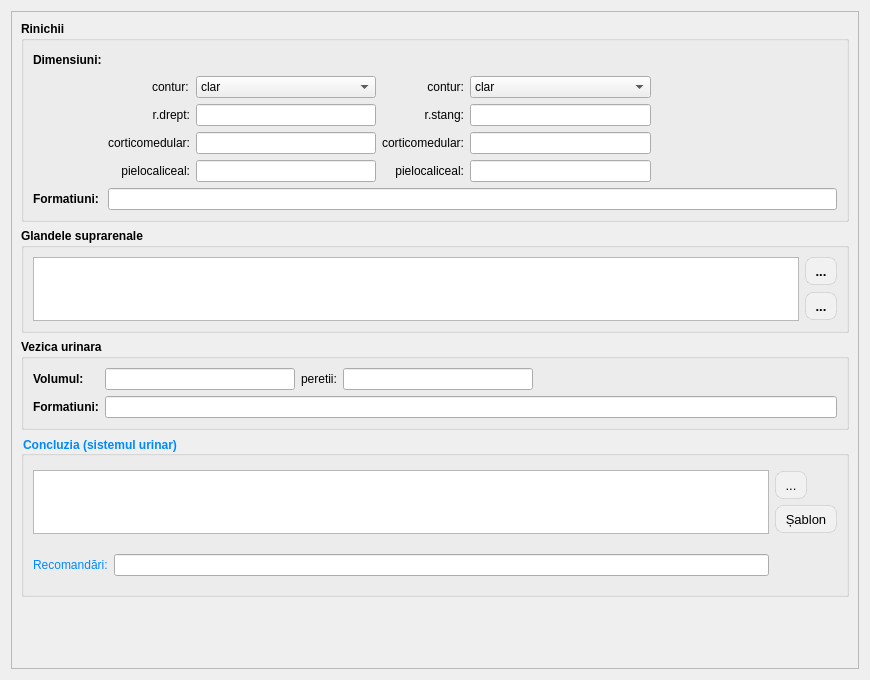
<?xml version="1.0" encoding="UTF-8"?>
<ui version="4.0">
 <class>ReportPageUrinarySystem</class>
 <widget class="QWidget" name="ReportPageUrinarySystem">
  <property name="geometry">
   <rect>
    <x>0</x>
    <y>0</y>
    <width>870</width>
    <height>680</height>
   </rect>
  </property>
  <property name="windowTitle">
   <string>Form</string>
  </property>
  <layout class="QGridLayout" name="gridLayout_9">
   <item row="0" column="0">
    <widget class="QScrollArea" name="scrollArea_urinary_system">
     <property name="widgetResizable">
      <bool>true</bool>
     </property>
     <widget class="QWidget" name="scrollAreaWidgetContents_urinary_system">
      <property name="geometry">
       <rect>
        <x>0</x>
        <y>0</y>
        <width>850</width>
        <height>660</height>
       </rect>
      </property>
      <layout class="QGridLayout" name="gridLayout_81">
       <item row="0" column="0">
        <widget class="QGroupBox" name="groupBox_6">
         <property name="sizePolicy">
          <sizepolicy hsizetype="Preferred" vsizetype="Fixed">
           <horstretch>0</horstretch>
           <verstretch>0</verstretch>
          </sizepolicy>
         </property>
         <property name="font">
          <font>
           <family>Segoe UI</family>
           <bold>true</bold>
          </font>
         </property>
         <property name="title">
          <string>Rinichii</string>
         </property>
         <layout class="QGridLayout" name="gridLayout_11">
          <item row="0" column="0">
           <widget class="QLabel" name="label_25">
            <property name="font">
             <font>
              <family>Segoe UI</family>
              <bold>true</bold>
              <underline>false</underline>
             </font>
            </property>
            <property name="text">
             <string>Dimensiuni:</string>
            </property>
           </widget>
          </item>
          <item row="3" column="6">
           <spacer name="horizontalSpacer_11">
            <property name="orientation">
             <enum>Qt::Orientation::Horizontal</enum>
            </property>
            <property name="sizeHint" stdset="0">
             <size>
              <width>154</width>
              <height>20</height>
             </size>
            </property>
           </spacer>
          </item>
          <item row="5" column="0">
           <widget class="QLabel" name="label_32">
            <property name="font">
             <font>
              <family>Segoe UI</family>
              <bold>true</bold>
              <underline>false</underline>
             </font>
            </property>
            <property name="text">
             <string>Formatiuni:</string>
            </property>
           </widget>
          </item>
          <item row="5" column="1" colspan="6">
           <widget class="LineEditCustom" name="kidney_formations">
            <property name="font">
             <font>
              <family>Segoe UI</family>
              <bold>false</bold>
             </font>
            </property>
           </widget>
          </item>
          <item row="2" column="3">
           <widget class="QLineEdit" name="kidney_right">
            <property name="font">
             <font>
              <family>Segoe UI</family>
              <bold>false</bold>
             </font>
            </property>
           </widget>
          </item>
          <item row="2" column="6">
           <spacer name="horizontalSpacer_9">
            <property name="orientation">
             <enum>Qt::Orientation::Horizontal</enum>
            </property>
            <property name="sizeHint" stdset="0">
             <size>
              <width>154</width>
              <height>20</height>
             </size>
            </property>
           </spacer>
          </item>
          <item row="2" column="4">
           <widget class="QLabel" name="label_27">
            <property name="font">
             <font>
              <family>Segoe UI</family>
              <bold>false</bold>
             </font>
            </property>
            <property name="text">
             <string>r.stang:</string>
            </property>
            <property name="alignment">
             <set>Qt::AlignmentFlag::AlignRight|Qt::AlignmentFlag::AlignTrailing|Qt::AlignmentFlag::AlignVCenter</set>
            </property>
           </widget>
          </item>
          <item row="4" column="3">
           <widget class="QLineEdit" name="kidney_pielocaliceal_right">
            <property name="font">
             <font>
              <family>Segoe UI</family>
              <bold>false</bold>
             </font>
            </property>
           </widget>
          </item>
          <item row="4" column="5">
           <widget class="QLineEdit" name="kidney_pielocaliceal_left">
            <property name="font">
             <font>
              <family>Segoe UI</family>
              <bold>false</bold>
             </font>
            </property>
           </widget>
          </item>
          <item row="4" column="0" colspan="3">
           <widget class="QLabel" name="label_30">
            <property name="sizePolicy">
             <sizepolicy hsizetype="Preferred" vsizetype="Maximum">
              <horstretch>0</horstretch>
              <verstretch>0</verstretch>
             </sizepolicy>
            </property>
            <property name="font">
             <font>
              <family>Segoe UI</family>
              <bold>false</bold>
             </font>
            </property>
            <property name="text">
             <string>pielocaliceal:</string>
            </property>
            <property name="alignment">
             <set>Qt::AlignmentFlag::AlignRight|Qt::AlignmentFlag::AlignTrailing|Qt::AlignmentFlag::AlignVCenter</set>
            </property>
           </widget>
          </item>
          <item row="3" column="4">
           <widget class="QLabel" name="label_29">
            <property name="font">
             <font>
              <family>Segoe UI</family>
              <bold>false</bold>
             </font>
            </property>
            <property name="text">
             <string>corticomedular:</string>
            </property>
            <property name="alignment">
             <set>Qt::AlignmentFlag::AlignRight|Qt::AlignmentFlag::AlignTrailing|Qt::AlignmentFlag::AlignVCenter</set>
            </property>
           </widget>
          </item>
          <item row="3" column="1" colspan="2">
           <widget class="QLabel" name="label_28">
            <property name="font">
             <font>
              <family>Segoe UI</family>
              <bold>false</bold>
             </font>
            </property>
            <property name="text">
             <string>corticomedular:</string>
            </property>
            <property name="alignment">
             <set>Qt::AlignmentFlag::AlignRight|Qt::AlignmentFlag::AlignTrailing|Qt::AlignmentFlag::AlignVCenter</set>
            </property>
           </widget>
          </item>
          <item row="4" column="4">
           <widget class="QLabel" name="label_31">
            <property name="font">
             <font>
              <family>Segoe UI</family>
              <bold>false</bold>
             </font>
            </property>
            <property name="text">
             <string>pielocaliceal:</string>
            </property>
            <property name="alignment">
             <set>Qt::AlignmentFlag::AlignRight|Qt::AlignmentFlag::AlignTrailing|Qt::AlignmentFlag::AlignVCenter</set>
            </property>
           </widget>
          </item>
          <item row="3" column="5">
           <widget class="QLineEdit" name="kidney_corticomed_left">
            <property name="font">
             <font>
              <family>Segoe UI</family>
              <bold>false</bold>
             </font>
            </property>
           </widget>
          </item>
          <item row="2" column="5">
           <widget class="QLineEdit" name="kidney_left">
            <property name="font">
             <font>
              <family>Segoe UI</family>
              <bold>false</bold>
             </font>
            </property>
           </widget>
          </item>
          <item row="0" column="2" colspan="5">
           <spacer name="horizontalSpacer_6">
            <property name="orientation">
             <enum>Qt::Orientation::Horizontal</enum>
            </property>
            <property name="sizeHint" stdset="0">
             <size>
              <width>614</width>
              <height>20</height>
             </size>
            </property>
           </spacer>
          </item>
          <item row="2" column="2">
           <widget class="QLabel" name="label_26">
            <property name="font">
             <font>
              <family>Segoe UI</family>
              <bold>false</bold>
             </font>
            </property>
            <property name="text">
             <string>r.drept:</string>
            </property>
            <property name="alignment">
             <set>Qt::AlignmentFlag::AlignRight|Qt::AlignmentFlag::AlignTrailing|Qt::AlignmentFlag::AlignVCenter</set>
            </property>
           </widget>
          </item>
          <item row="3" column="3">
           <widget class="QLineEdit" name="kidney_corticomed_right">
            <property name="font">
             <font>
              <family>Segoe UI</family>
              <bold>false</bold>
             </font>
            </property>
           </widget>
          </item>
          <item row="4" column="6">
           <spacer name="horizontalSpacer_13">
            <property name="orientation">
             <enum>Qt::Orientation::Horizontal</enum>
            </property>
            <property name="sizeHint" stdset="0">
             <size>
              <width>154</width>
              <height>20</height>
             </size>
            </property>
           </spacer>
          </item>
          <item row="1" column="2">
           <widget class="QLabel" name="label_154">
            <property name="font">
             <font>
              <family>Segoe UI</family>
              <bold>false</bold>
             </font>
            </property>
            <property name="text">
             <string>contur:</string>
            </property>
           </widget>
          </item>
          <item row="1" column="4">
           <widget class="QLabel" name="label_155">
            <property name="font">
             <font>
              <family>Segoe UI</family>
              <bold>false</bold>
             </font>
            </property>
            <property name="text">
             <string>contur:</string>
            </property>
            <property name="alignment">
             <set>Qt::AlignmentFlag::AlignRight|Qt::AlignmentFlag::AlignTrailing|Qt::AlignmentFlag::AlignVCenter</set>
            </property>
           </widget>
          </item>
          <item row="1" column="3">
           <widget class="QComboBox" name="kidney_contur_right">
            <property name="font">
             <font>
              <family>Segoe UI</family>
              <bold>false</bold>
             </font>
            </property>
            <item>
             <property name="text">
              <string>clar</string>
             </property>
            </item>
            <item>
             <property name="text">
              <string>sters</string>
             </property>
            </item>
            <item>
             <property name="text">
              <string>regulat</string>
             </property>
            </item>
            <item>
             <property name="text">
              <string>neregulat</string>
             </property>
            </item>
           </widget>
          </item>
          <item row="1" column="5">
           <widget class="QComboBox" name="kidney_contur_left">
            <property name="font">
             <font>
              <family>Segoe UI</family>
              <bold>false</bold>
             </font>
            </property>
            <item>
             <property name="text">
              <string>clar</string>
             </property>
            </item>
            <item>
             <property name="text">
              <string>sters</string>
             </property>
            </item>
            <item>
             <property name="text">
              <string>regulat</string>
             </property>
            </item>
            <item>
             <property name="text">
              <string>neregulat</string>
             </property>
            </item>
           </widget>
          </item>
         </layout>
        </widget>
       </item>
       <item row="1" column="0">
        <widget class="QGroupBox" name="groupBox_33">
         <property name="sizePolicy">
          <sizepolicy hsizetype="Preferred" vsizetype="Fixed">
           <horstretch>0</horstretch>
           <verstretch>0</verstretch>
          </sizepolicy>
         </property>
         <property name="font">
          <font>
           <family>Segoe UI</family>
           <bold>true</bold>
          </font>
         </property>
         <property name="title">
          <string>Glandele suprarenale</string>
         </property>
         <layout class="QGridLayout" name="gridLayout_14">
          <item row="0" column="1">
           <widget class="QToolButton" name="btnSelectTemplatesAdrenalGlands">
            <property name="styleSheet">
             <string notr="true">QToolButton
{
border: 1px solid rgba(0, 0, 0, 0.1);
border-radius: 8px;
background-color: #f1f1f1;
color: #000000;
font-size: 13px;
padding: 4px 4px;
}
QToolButton:hover
{
background-color: #e0e0e0;
}
QToolButton:pressed
{
background-color: #d0d0d0;
}</string>
            </property>
            <property name="text">
             <string>...</string>
            </property>
            <property name="icon">
             <iconset resource="../../resources/resource.qrc">
              <normaloff>:/img/actions/select.png</normaloff>:/img/actions/select.png</iconset>
            </property>
           </widget>
          </item>
          <item row="1" column="1">
           <widget class="QToolButton" name="btnAddTemplatesAdrenalGlands">
            <property name="styleSheet">
             <string notr="true">QToolButton
{
border: 1px solid rgba(0, 0, 0, 0.1);
border-radius: 8px;
background-color: #f1f1f1;
color: #000000;
font-size: 13px;
padding: 4px 4px;
}
QToolButton:hover
{
background-color: #e0e0e0;
}
QToolButton:pressed
{
background-color: #d0d0d0;
}</string>
            </property>
            <property name="text">
             <string>...</string>
            </property>
            <property name="icon">
             <iconset resource="../../resources/resource.qrc">
              <normaloff>:/img/toolBar/add.png</normaloff>:/img/toolBar/add.png</iconset>
            </property>
           </widget>
          </item>
          <item row="0" column="0" rowspan="2">
           <widget class="QPlainTextEdit" name="adrenalGlands">
            <property name="sizePolicy">
             <sizepolicy hsizetype="Expanding" vsizetype="Expanding">
              <horstretch>0</horstretch>
              <verstretch>0</verstretch>
             </sizepolicy>
            </property>
            <property name="maximumSize">
             <size>
              <width>16777215</width>
              <height>64</height>
             </size>
            </property>
            <property name="font">
             <font>
              <family>Segoe UI</family>
              <bold>false</bold>
             </font>
            </property>
           </widget>
          </item>
         </layout>
        </widget>
       </item>
       <item row="2" column="0">
        <widget class="QGroupBox" name="groupBox_7">
         <property name="sizePolicy">
          <sizepolicy hsizetype="Preferred" vsizetype="Fixed">
           <horstretch>0</horstretch>
           <verstretch>0</verstretch>
          </sizepolicy>
         </property>
         <property name="font">
          <font>
           <family>Segoe UI</family>
           <bold>true</bold>
          </font>
         </property>
         <property name="title">
          <string>Vezica urinara</string>
         </property>
         <layout class="QGridLayout" name="gridLayout_13">
          <item row="0" column="4">
           <spacer name="horizontalSpacer_8">
            <property name="orientation">
             <enum>Qt::Orientation::Horizontal</enum>
            </property>
            <property name="sizeHint" stdset="0">
             <size>
              <width>298</width>
              <height>20</height>
             </size>
            </property>
           </spacer>
          </item>
          <item row="1" column="1" colspan="4">
           <widget class="LineEditCustom" name="bladder_formations">
            <property name="font">
             <font>
              <family>Segoe UI</family>
              <bold>false</bold>
             </font>
            </property>
           </widget>
          </item>
          <item row="0" column="1">
           <widget class="QLineEdit" name="bladder_volum">
            <property name="font">
             <font>
              <family>Segoe UI</family>
              <bold>false</bold>
             </font>
            </property>
           </widget>
          </item>
          <item row="0" column="0">
           <widget class="QLabel" name="label_33">
            <property name="font">
             <font>
              <family>Segoe UI</family>
              <bold>true</bold>
             </font>
            </property>
            <property name="text">
             <string>Volumul:</string>
            </property>
            <property name="alignment">
             <set>Qt::AlignmentFlag::AlignLeading|Qt::AlignmentFlag::AlignLeft|Qt::AlignmentFlag::AlignVCenter</set>
            </property>
           </widget>
          </item>
          <item row="0" column="3">
           <widget class="QLineEdit" name="bladder_walls">
            <property name="font">
             <font>
              <family>Segoe UI</family>
              <bold>false</bold>
             </font>
            </property>
           </widget>
          </item>
          <item row="1" column="0">
           <widget class="QLabel" name="label_35">
            <property name="font">
             <font>
              <family>Segoe UI</family>
              <bold>true</bold>
             </font>
            </property>
            <property name="text">
             <string>Formatiuni:</string>
            </property>
           </widget>
          </item>
          <item row="0" column="2">
           <widget class="QLabel" name="label_34">
            <property name="font">
             <font>
              <family>Segoe UI</family>
              <bold>false</bold>
             </font>
            </property>
            <property name="text">
             <string>peretii:</string>
            </property>
           </widget>
          </item>
         </layout>
        </widget>
       </item>
       <item row="3" column="0">
        <widget class="QGroupBox" name="groupBox_17">
         <property name="sizePolicy">
          <sizepolicy hsizetype="Preferred" vsizetype="Fixed">
           <horstretch>0</horstretch>
           <verstretch>0</verstretch>
          </sizepolicy>
         </property>
         <property name="font">
          <font>
           <family>Cantarell</family>
           <bold>true</bold>
          </font>
         </property>
         <property name="styleSheet">
          <string notr="true">color: rgb(0, 137, 255);</string>
         </property>
         <property name="title">
          <string>Concluzia (sistemul urinar)</string>
         </property>
         <layout class="QGridLayout" name="gridLayout_25">
          <item row="4" column="0">
           <widget class="QLabel" name="label_136">
            <property name="text">
             <string>Recomandări:</string>
            </property>
           </widget>
          </item>
          <item row="0" column="0" rowspan="4" colspan="2">
           <widget class="QPlainTextEdit" name="urinary_system_concluzion">
            <property name="sizePolicy">
             <sizepolicy hsizetype="Expanding" vsizetype="Preferred">
              <horstretch>0</horstretch>
              <verstretch>0</verstretch>
             </sizepolicy>
            </property>
            <property name="maximumSize">
             <size>
              <width>16777215</width>
              <height>64</height>
             </size>
            </property>
            <property name="font">
             <font>
              <bold>false</bold>
             </font>
            </property>
           </widget>
          </item>
          <item row="4" column="1">
           <widget class="LineEditCustom" name="urinary_system_recommendation"/>
          </item>
          <item row="1" column="2">
           <widget class="QToolButton" name="btnSelectTemplatesConclusion">
            <property name="styleSheet">
             <string notr="true">QToolButton
{
border: 1px solid rgba(0, 0, 0, 0.1);
border-radius: 8px;
background-color: #f1f1f1;
color: #000000;
font-size: 13px;
padding: 4px 4px;
}
QToolButton:hover
{
background-color: #e0e0e0;
}
QToolButton:pressed
{
background-color: #d0d0d0;
}</string>
            </property>
            <property name="text">
             <string>...</string>
            </property>
            <property name="icon">
             <iconset resource="../../resources/resource.qrc">
              <normaloff>:/img/actions/select.png</normaloff>:/img/actions/select.png</iconset>
            </property>
           </widget>
          </item>
          <item row="4" column="2">
           <spacer name="verticalSpacer_4">
            <property name="orientation">
             <enum>Qt::Orientation::Vertical</enum>
            </property>
            <property name="sizeHint" stdset="0">
             <size>
              <width>20</width>
              <height>40</height>
             </size>
            </property>
           </spacer>
          </item>
          <item row="2" column="2">
           <widget class="QToolButton" name="btnAddTemplatesConclusion">
            <property name="styleSheet">
             <string notr="true">QToolButton
{
border: 1px solid rgba(0, 0, 0, 0.1);
border-radius: 8px;
background-color: #f1f1f1;
color: #000000;
font-size: 13px;
padding: 4px 4px;
}
QToolButton:hover
{
background-color: #e0e0e0;
}
QToolButton:pressed
{
background-color: #d0d0d0;
}</string>
            </property>
            <property name="text">
             <string>Șablon</string>
            </property>
            <property name="icon">
             <iconset resource="../../resources/resource.qrc">
              <normaloff>:/img/toolBar/add.png</normaloff>:/img/toolBar/add.png</iconset>
            </property>
           </widget>
          </item>
         </layout>
        </widget>
       </item>
       <item row="4" column="0">
        <spacer name="verticalSpacer_2">
         <property name="orientation">
          <enum>Qt::Orientation::Vertical</enum>
         </property>
         <property name="sizeHint" stdset="0">
          <size>
           <width>20</width>
           <height>40</height>
          </size>
         </property>
        </spacer>
       </item>
      </layout>
     </widget>
    </widget>
   </item>
  </layout>
 </widget>
 <customwidgets>
  <customwidget>
   <class>LineEditCustom</class>
   <extends>QLineEdit</extends>
   <header>ui/widgets/lineeditcustom.h</header>
  </customwidget>
 </customwidgets>
 <tabstops>
  <tabstop>kidney_contur_right</tabstop>
  <tabstop>kidney_contur_left</tabstop>
  <tabstop>kidney_right</tabstop>
  <tabstop>kidney_left</tabstop>
  <tabstop>kidney_corticomed_right</tabstop>
  <tabstop>kidney_corticomed_left</tabstop>
  <tabstop>kidney_pielocaliceal_right</tabstop>
  <tabstop>kidney_pielocaliceal_left</tabstop>
  <tabstop>kidney_formations</tabstop>
  <tabstop>adrenalGlands</tabstop>
  <tabstop>bladder_volum</tabstop>
  <tabstop>bladder_walls</tabstop>
  <tabstop>bladder_formations</tabstop>
  <tabstop>urinary_system_concluzion</tabstop>
  <tabstop>urinary_system_recommendation</tabstop>
 </tabstops>
 <resources>
  <include location="../../resources/resource.qrc"/>
 </resources>
 <connections/>
</ui>
